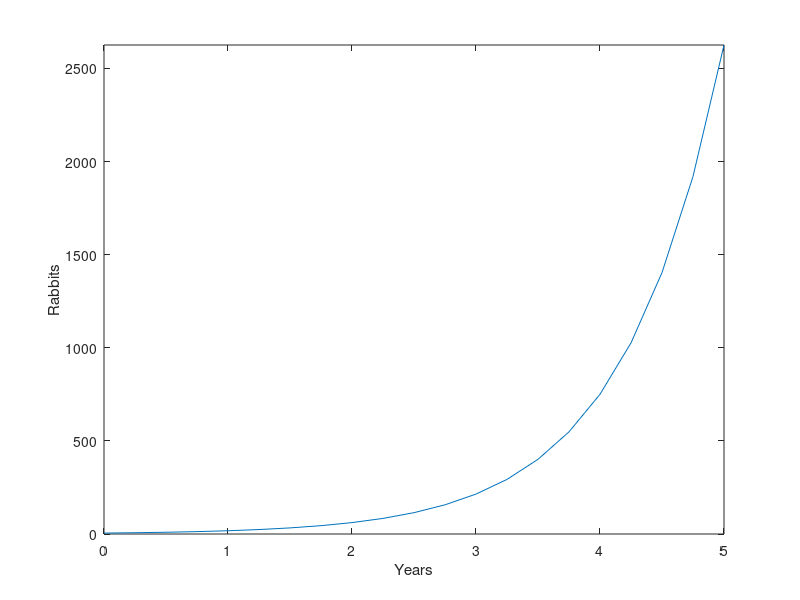

Reproduce this figure in MATLAB. (Note: this script raises an error after producing the figure.)
%%%%%%%%%%%%%%%%%%%%%%%%%%%%%%%%%%%%%%%%%%%%%%%%%%%%%%%%%%%%%
% ASSIGNMENT TYPE AND NUMBER: Homework 01
% PROGRAM PURPOSE: Estimate the number of rabbits overtime according to
% initial values, and show on a graph
% AUTHOR: Kaleb Nails
% DATE: 1/12/2022
% CREDIT TO(if applicable):

%%%%%%%%%%%%%%%%%%%%%%%%%%%%%%%%%%%%%%%%%%%%%%%%%%%%%%%%%%%%%
clc, clear
%OUTPUTS: Estimated number of rabbits according to the initail number of
%values and years, and graph

%THOERY: The math used should create an exponential function, which 
%has the range of  all real numbers and constantly approaches the x axis
%but never reaches it. This graph model the exponetial growth of the
%rabbits as more rabbits lead to more rabbit babbies.

%ASSUMPTIONS: An average pair of rabbit produces 7 babbies in a year. 
%There is not a limiting factor in rabbit population

%UNITS: Years, and rabbits

%get data from user
P0 = input('Enter the intial rabit population (min 2): ');
t = input('Enter the number of years (whole numbers): ');

%Plug inputs into equations
years= 0:0.25:t;

P = P0*(3.5.^years);
%Format bank turns all matrices into whole numbers
format bank

%This converts what we calculated into columns then plots them in a graph
Ptable = [ years',P'];
plot(Ptable(:,1),Ptable(:,2));

%This makes the range of the graph from 0 to the max x and y so it fits
axis([0 years(end) 0 P(end) ])
xlabel ('Years')
ylabel ('Rabbits')

%change round p and t to be the last element of the matrix using numel() to
%get the last one
Table = array2table(Ptable,'VariableNames',["Years","Rabbits"])
fprintf('The rabbit population is estimated to be %.1f in %d years. \n', round(P(end)),t)
